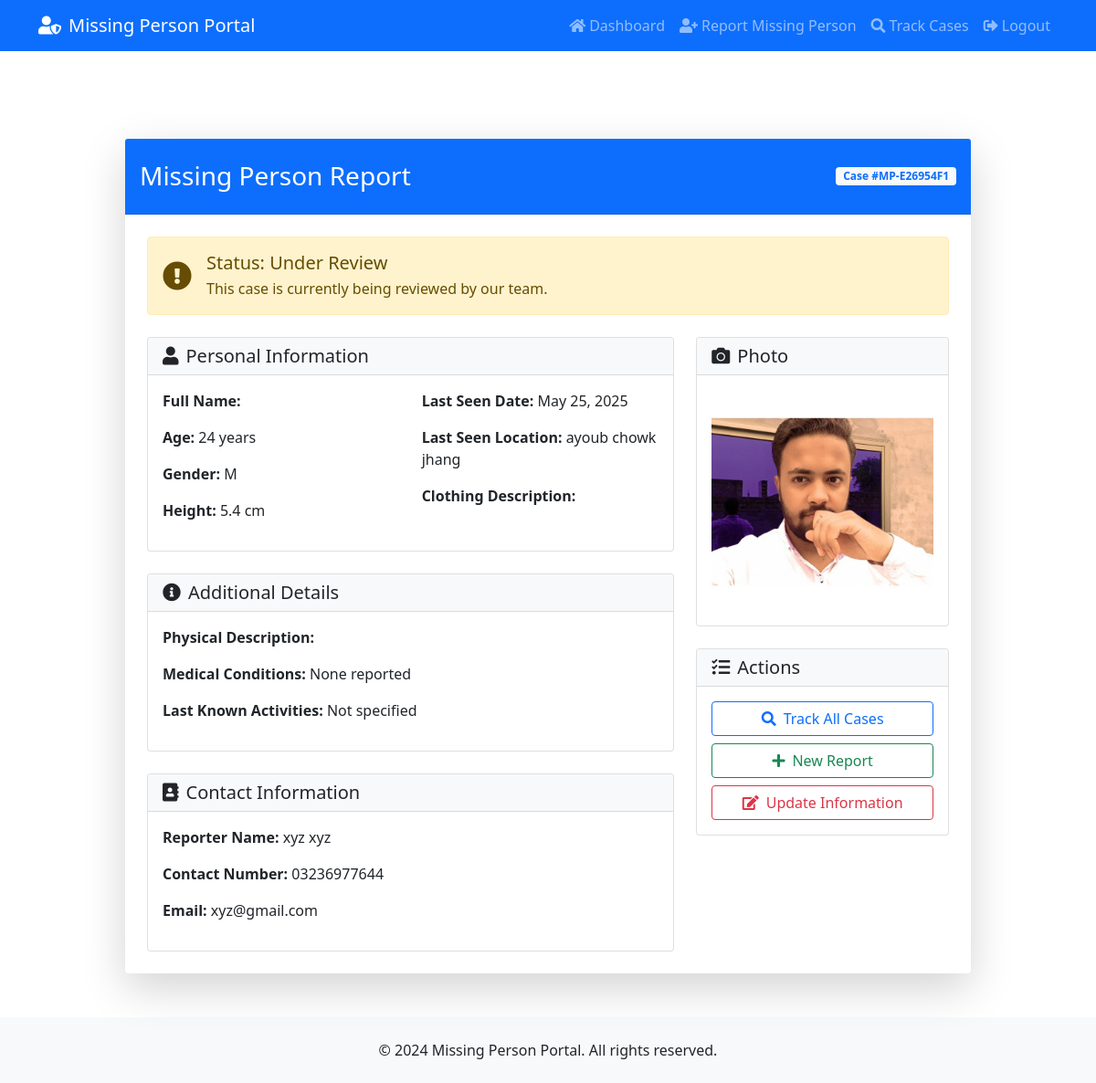
Screenshot of /user/missing-person/MP-E26954F1/ (signed in) with the database file from the repository.
### user/models.py (models this page shows, shortened)
class MissingPerson(models.Model):
    GENDER_CHOICES = (
        ('M', 'Male'),
        ('F', 'Female'),
        ('O', 'Other'),
    )
    STATUS_CHOICES = (
        ('pending', 'Pending'),
        ('investigation', 'Under Investigation'),
        ('found', 'Found'),
        ('closed', 'Closed'),
    )
    first_name = models.CharField(max_length=100)
    last_name = models.CharField(max_length=100)
    age = models.IntegerField()
    gender = models.CharField(max_length=1, choices=GENDER_CHOICES)
    date_of_birth = models.DateField()
    height = models.CharField(max_length=50, help_text="Height in feet and inches")
    weight = models.CharField(max_length=50, help_text="Weight in kg")
    eye_color = models.CharField(max_length=50)
    hair_color = models.CharField(max_length=50)
    skin_color = models.CharField(max_length=50)
    distinguishing_marks = models.TextField(blank=True, help_text="Scars, tattoos, or other identifying marks")
    last_seen_date = models.DateField()
    last_seen_location = models.CharField(max_length=255)
    last_seen_wearing = models.TextField(help_text="Description of clothes last seen wearing")
    reporter = models.ForeignKey(User, on_delete=models.CASCADE, related_name='reported_missing_persons')
    contact_number = models.CharField(max_length=15)
    additional_contact = models.CharField(max_length=15, blank=True)
    case_number = models.CharField(max_length=50, unique=True)
    status = models.CharField(max_length=20, choices=STATUS_CHOICES, default='pending')
    assigned_officer = models.ForeignKey(User, on_delete=models.SET_NULL, null=True, blank=True,
                                       related_name='assigned_missing_persons')
    location_found = models.CharField(max_length=255, blank=True, null=True)
    found_date = models.DateField(blank=True, null=True)
    description = models.TextField(help_text="Additional details about the missing person")
    photo = models.ImageField(upload_to='missing_persons/')
    additional_photos = models.ImageField(upload_to='missing_persons/additional/', blank=True, null=True)
    created_at = models.DateTimeField(auto_now_add=True)
    updated_at = models.DateTimeField(auto_now=True)
    class Meta:
        ordering = ['-created_at']
        verbose_name = 'Missing Person'
        verbose_name_plural = 'Missing Persons'

### frontend/models.py (models this page shows, shortened)
class User(AbstractUser):
    USER_TYPE_CHOICES = (
        ('user', 'Regular User'),
        ('officer', 'Police Officer'),
        ('admin', 'Admin'),
    )
    RANK_CHOICES = (
        ('IGP', 'Inspector General of Police (IGP)'),
        ('DIG', 'Deputy Inspector General (DIG)'),
        ('SSP', 'Senior Superintendent of Police (SSP)'),
        ('SP', 'Superintendent of Police (SP)'),
        ('DSP', 'Deputy Superintendent of Police (DSP)'),
        ('ASP', 'Assistant Superintendent of Police (ASP)'),
        ('Inspector', 'Inspector'),
        ('SI', 'Sub-Inspector (SI)'),
        ('ASI', 'Assistant Sub-Inspector (ASI)'),
        ('HC', 'Head Constable (HC)'),
        ('Constable', 'Constable'),
    )
    user_type = models.CharField(max_length=10, choices=USER_TYPE_CHOICES, default='user')
    phone_number = models.CharField(max_length=15, blank=True)
    address = models.TextField(blank=True)
    profile_picture = models.ImageField(upload_to='profile_pictures/', blank=True, null=True)
    date_of_birth = models.DateField(null=True, blank=True)
    is_verified = models.BooleanField(default=False)
    created_at = models.DateTimeField(auto_now_add=True)
    updated_at = models.DateTimeField(auto_now=True)
    cnic = models.CharField(max_length=15, unique=True, blank=True, null=True, help_text="Format: 12345-1234567-1")
    rank = models.CharField(max_length=20, choices=RANK_CHOICES, blank=True, null=True)
    groups = models.ManyToManyField(
        'auth.Group',
        verbose_name=_('groups'),
        blank=True,
        help_text=_(
            'The groups this user belongs to. A user will get all permissions '
            'granted to each of their groups.'
        ),
        related_name='frontend_user_set',
        related_query_name='frontend_user'
    )
    user_permissions = models.ManyToManyField(
        'auth.Permission',
        verbose_name=_('user permissions'),
        blank=True,
        help_text=_('Specific permissions for this user.'),
        related_name='frontend_user_set',
        related_query_name='frontend_user'
    )
    def is_admin(self):
        return self.user_type == 'admin' or self.is_superuser
    def is_officer(self):
        return self.user_type == 'officer'
    class Meta:
        verbose_name = _('user')
        verbose_name_plural = _('users')
        db_table = 'frontend_user'

### user/views.py (the view)
# urls.py: path('missing-person/<str:case_number>/', views.missing_person_detail, name='missing_person_detail'),
@login_required
def missing_person_detail(request, case_number):
    try:
        missing_person = MissingPerson.objects.get(case_number=case_number)
        if not (request.user.is_admin() or request.user.is_officer() or missing_person.reporter == request.user):
            messages.error(request, 'You are not authorized to view this report.')
            return redirect('user_dashboard')
        return render(request, 'missing_person_detail.html', {'missing_person': missing_person})
    except MissingPerson.DoesNotExist:
        messages.error(request, 'Missing person report not found.')
        return redirect('user_dashboard')

### user/templates/missing_person_detail.html (shortened to what this page needs)
{% extends 'base_user.html' %}
{% block content %}
<div class="container mt-5 pt-5">
    <div class="row justify-content-center">
        <div class="col-md-10">
            <div class="card shadow-lg border-0 rounded-lg">
                <div class="card-header bg-primary text-white py-4">
                    <div class="d-flex justify-content-between align-items-center">
                        <h3 class="mb-0">Missing Person Report</h3>
                        <span class="badge bg-light text-primary">Case #{{ missing_person.case_number }}</span>
                    </div>
                </div>
                <div class="card-body p-4">
                    <div class="alert alert-warning mb-4">
                        <div class="d-flex align-items-center">
                            <i class="fas fa-exclamation-circle fa-2x me-3"></i>
                            <div>
                                <h5 class="alert-heading mb-1">Status: Under Review</h5>
                                <p class="mb-0">This case is currently being reviewed by our team.</p>
                            </div>
                        </div>
                    </div>
                    <div class="row">
                        <div class="col-md-8">
                            <div class="card mb-4">
                                <div class="card-header bg-light">
                                    <h5 class="mb-0"><i class="fas fa-user me-2"></i>Personal Information</h5>
                                </div>
                                <div class="card-body">
                                    <div class="row">
                                        <div class="col-md-6">
                                            <p><strong>Full Name:</strong> {{ missing_person.name }}</p>
                                            <p><strong>Age:</strong> {{ missing_person.age }} years</p>
                                            <p><strong>Gender:</strong> {{ missing_person.gender }}</p>
                                            <p><strong>Height:</strong> {{ missing_person.height }} cm</p>
                                        </div>
                                        <div class="col-md-6">
                                            <p><strong>Last Seen Date:</strong> {{ missing_person.last_seen_date }}</p>
                                            <p><strong>Last Seen Location:</strong> {{ missing_person.last_seen_location }}</p>
                                            <p><strong>Clothing Description:</strong> {{ missing_person.clothing_description }}</p>
                                        </div>
                                    </div>
                                </div>
                            </div>
                            <div class="card mb-4">
                                <div class="card-header bg-light">
                                    <h5 class="mb-0"><i class="fas fa-info-circle me-2"></i>Additional Details</h5>
                                </div>
                                <div class="card-body">
                                    <p><strong>Physical Description:</strong> {{ missing_person.physical_description }}</p>
                                    <p><strong>Medical Conditions:</strong> {{ missing_person.medical_conditions|default:"None reported" }}</p>
                                    <p><strong>Last Known Activities:</strong> {{ missing_person.last_known_activities|default:"Not specified" }}</p>
                                </div>
                            </div>
                            <div class="card">
                                <div class="card-header bg-light">
                                    <h5 class="mb-0"><i class="fas fa-address-book me-2"></i>Contact Information</h5>
                                </div>
                                <div class="card-body">
                                    <p><strong>Reporter Name:</strong> {{ missing_person.reporter.get_full_name }}</p>
                                    <p><strong>Contact Number:</strong> {{ missing_person.reporter.phone_number }}</p>
                                    <p><strong>Email:</strong> {{ missing_person.reporter.email }}</p>
                                </div>
                            </div>
                        </div>
                        <div class="col-md-4">
                            <div class="card mb-4">
                                <div class="card-header bg-light">
                                    <h5 class="mb-0"><i class="fas fa-camera me-2"></i>Photo</h5>
                                </div>
                                <div class="card-body text-center">
                                    {% if missing_person.photo %}
                                        <img src="{{ missing_person.photo.url }}" alt="Missing Person Photo" class="img-fluid rounded">
                                    {% else %}
                                        <div class="text-muted py-5">
                                            <i class="fas fa-image fa-3x mb-3"></i>
                                            <p>No photo available</p>
                                        </div>
                                    {% endif %}
                                </div>
                            </div>
                            <div class="card">
                                <div class="card-header bg-light">
                                    <h5 class="mb-0"><i class="fas fa-tasks me-2"></i>Actions</h5>
                                </div>
                                <div class="card-body">
                                    <div class="d-grid gap-2">
                                        <a href="{% url 'track_cases' %}" class="btn btn-outline-primary">
                                            <i class="fas fa-search me-2"></i>Track All Cases
                                        </a>
                                        <a href="{% url 'report_missing_person' %}" class="btn btn-outline-success">
                                            <i class="fas fa-plus me-2"></i>New Report
                                        </a>
                                        <button class="btn btn-outline-danger" data-bs-toggle="modal" data-bs-target="#updateModal">
                                            <i class="fas fa-edit me-2"></i>Update Information
                                        </button>
                                    </div>
                                </div>
                            </div>
                        </div>
                    </div>
                </div>
            </div>
        </div>
    </div>
</div>
{% endblock %}

### rows the page displays
MissingPerson: case_number "MP-E26954F1", age "24", gender "M", height "5.4", last_seen_date "May 25, 2025", last_seen_location "ayoub chowk jhang", reporter.get_full_name "xyz xyz", reporter.phone_number "03236977644", reporter.email "xyz@gmail.com", photo (picture)

### other values shown
{{ missing_person.medical_conditions|default:"None reported" }} "None reported"
{{ missing_person.last_known_activities|default:"Not specified" }} "Not specified"
